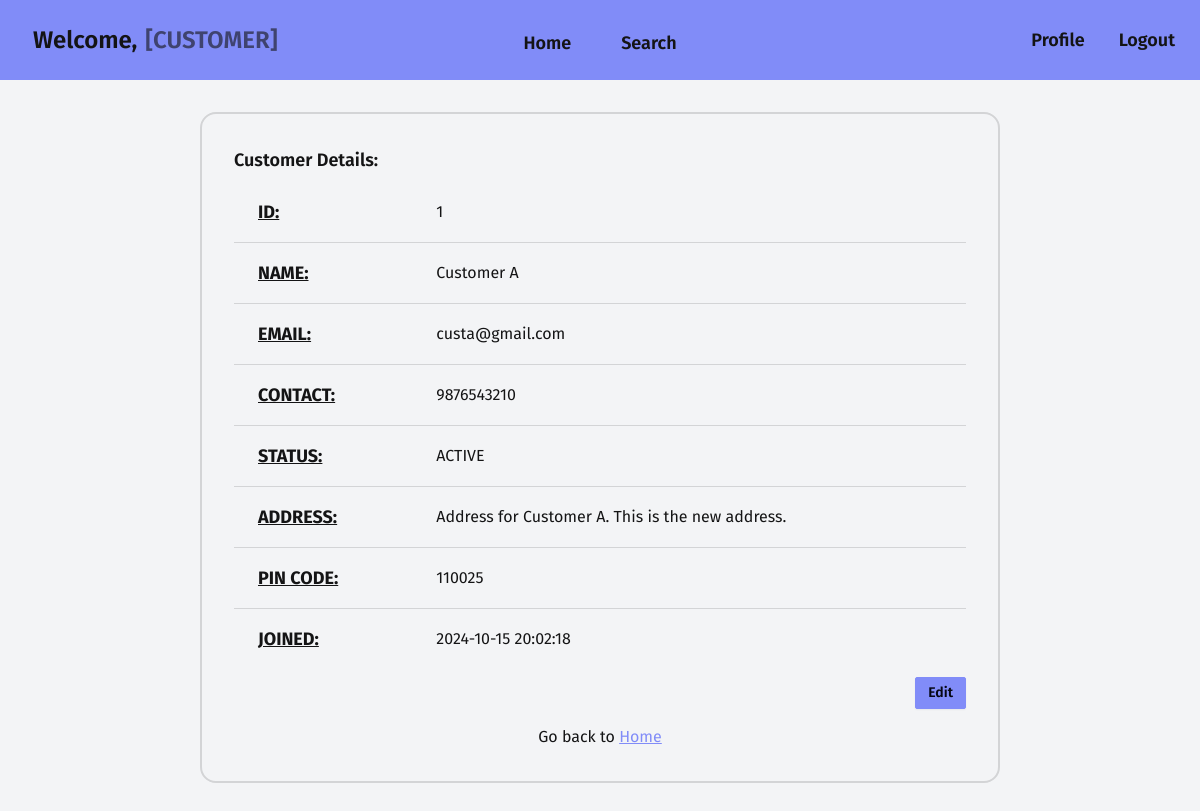
Screenshot of /customer/profile/1 with the database file from the repository.
### models.py (models this page shows, shortened)
class Customer(db.Model):
    __tablename__ = 'customer'
    id: Mapped[int] = mapped_column(
        Integer, primary_key=True, autoincrement="auto")
    user_id: Mapped[int] = mapped_column(ForeignKey("user.id"))
    user: Mapped["User"] = relationship(cascade="all,delete")
    contact: Mapped[str] = mapped_column(String(10), unique=True)
    address: Mapped[str] = mapped_column(Text)
    pincode: Mapped[str] = mapped_column(String(6))
    status: Mapped[str] = mapped_column(String, default="ACTIVE")
    service_requests: Mapped[List["ServiceRequest"]] = relationship(
        back_populates="customer", cascade="all,delete")
    created: Mapped[Optional[datetime]] = mapped_column(
        DateTime, server_default=func.now())
    updated: Mapped[Optional[datetime]] = mapped_column(
        DateTime, default=func.now(), onupdate=func.now())

class User(db.Model, UserMixin):
    __tablename__ = 'user'
    id: Mapped[int] = mapped_column(
        Integer, primary_key=True, autoincrement="auto")
    fullname: Mapped[str] = mapped_column(String(200))
    username: Mapped[str] = mapped_column(String(30), unique=True)
    email: Mapped[str] = mapped_column(String(200), unique=True)
    password: Mapped[str] = mapped_column(String(40))
    role: Mapped[str] = mapped_column(String(200))

### views.py (the view)
@app.route("/customer/profile/<cust_id>")
def customer_profile(cust_id):
    customer = get_with_id(Customer, cust_id)
    if not customer:
        return redirect(url_for("not_found"))
    return render_template("customer/profile.html", customer=customer)

### models.py (called while the page is built)
def get_with_id(model, pkid):
    sql = select(model).where(model.id == pkid)
    result = db.session.scalars(sql).first()
    return result

### templates/customer/profile.html (shortened to what this page needs)
{% extends "base/customer/loggedin.html" %}
{% block content %}
<section class="w-2/3 card card-bordered border-2">
    <div class="card-body">
        {% if customer %}
        <h2 class="card-title text-lg">Customer Details:</h2>
        <table class="table table-lg">
            <tbody>
                <tr>
                    <td class="text-lg font-bold underline">ID:</td>
                    <td>{{ customer.id }}</td>
                </tr>
                <tr>
                    <td class="text-lg font-bold underline">NAME:</td>
                    <td>{{ customer.user.fullname }}</td>
                </tr>
                <tr>
                    <td class="text-lg font-bold underline">EMAIL:</td>
                    <td>{{ customer.user.email }}</td>
                </tr>
                <tr>
                    <td class="text-lg font-bold underline">CONTACT:</td>
                    <td>{{ customer.contact }}</td>
                </tr>
                <tr>
                    <td class="text-lg font-bold underline">STATUS:</td>
                    <td>{{ customer.status }}</td>
                </tr>
                <tr>
                    <td class="text-lg font-bold underline">ADDRESS:</td>
                    <td>{{ customer.address }}</td>
                </tr>
                <tr>
                    <td class="text-lg font-bold underline">PIN CODE:</td>
                    <td>{{ customer.pincode }}</td>
                </tr>
                <tr>
                    <td class="text-lg font-bold underline">JOINED:</td>
                    <td>{{ customer.created }}</td>
                </tr>
            </tbody>
        </table>
        <div class="flex items-center justify-end gap-2">
            <a href="{{ url_for('customer_edit', cust_id=customer.id) }}">
                <button class="btn btn-sm btn-primary">Edit</button>
            </a>
        </div>
        {% else %}
        <p class="text-center text-lg font-bold">Requested customer not found</p>
        {% endif %}
        <p class="text-center pt-2">
            Go back to <a href="{{ url_for('customer_home', user_id=current_user.id) }}" class="link link-primary">Home</a>
        </p>
    </div>
</section>
{% endblock %}

### rows the page displays
Customer: id "1", contact "9876543210", status "ACTIVE", address "Address for Customer A. This is the new address.", pincode "110025", created "2024-10-15 20:02:18"
User: user.fullname "Customer A", user.email "custa@gmail.com"
